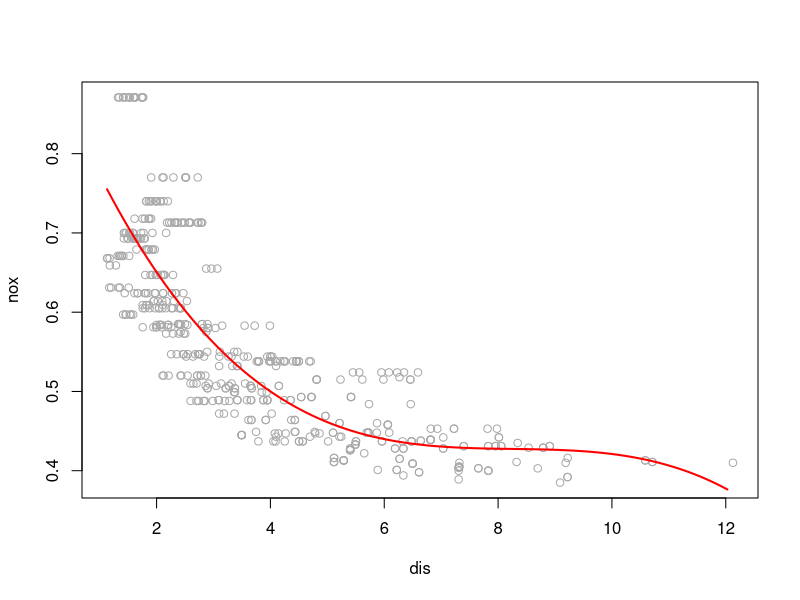
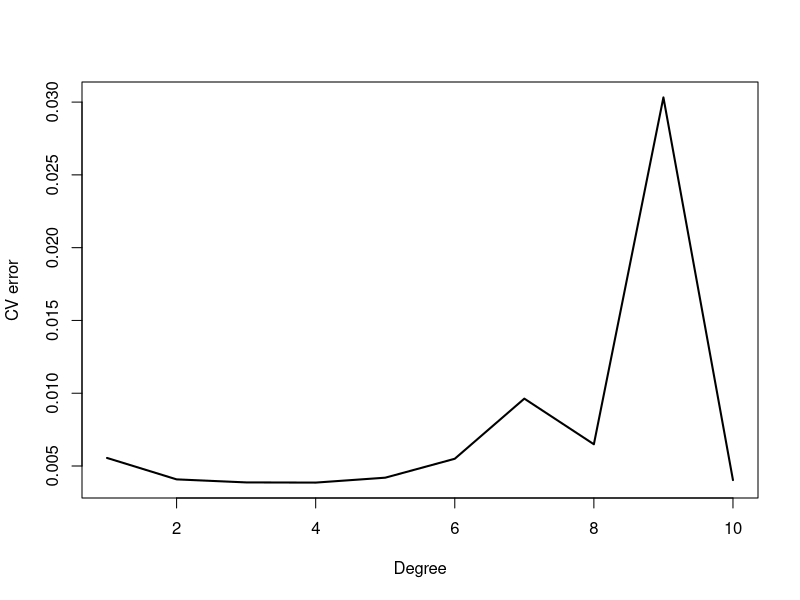
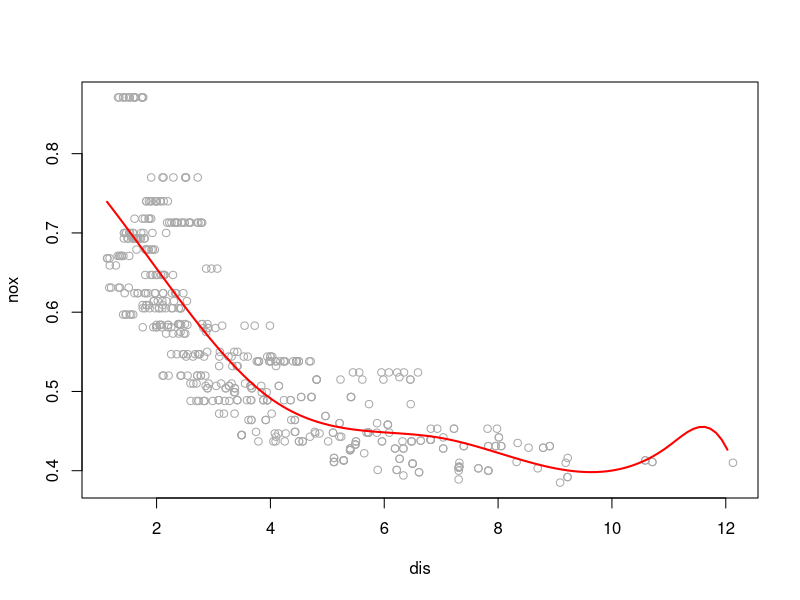
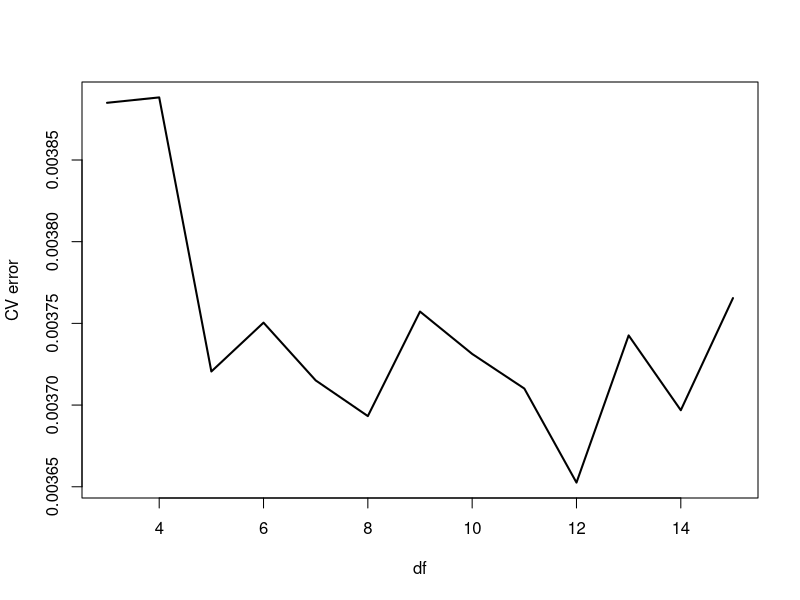

The R script that drew these images, in order:

# remove the objects from global environment
rm(list = ls())

library(MASS)
library(boot)
library(splines)
attach(Boston)
set.seed(1)

############### use cubic polynomial regression to predict nox using dis

lm.fit = lm(nox ~ poly(dis, 3), data = Boston)

summary(lm.fit)
# Summary shows that all polynomial terms are significant while predicting nox using dis

# plot the resulting data and polynomial fits
dis.lim = range(dis)
dis.grid = seq(from = dis.lim[1], to = dis.lim[2], by = 0.1)

lm.pred = predict(lm.fit, list(dis = dis.grid))

plot(nox ~ dis, data = Boston, col = "darkgrey")

lines(dis.grid, lm.pred, col = "red", lwd = 2)
#Plot shows a smooth curve fitting the data fairly well







# calculate RSS for a range of polynomial degrees from 1 to 10

all.rss = rep(NA, 10)

for (i in 1:10) {
  lm.fit = lm(nox ~ poly(dis, i), data = Boston)
  all.rss[i] = sum(lm.fit$residuals^2)
}

# print the result

all.rss
# train RSS monotonically decreases with degree of polynomial,the higher the order of the polynomial model, the better the fit is going to be to the data points in the training set. 








# 10-fold cross validation to pick the best polynomial degree

all.deltas = rep(NA, 10)

for (i in 1:10) {
  glm.fit = glm(nox ~ poly(dis, i), data = Boston)
  
  all.deltas[i] = cv.glm(Boston, glm.fit, K = 10)$delta[2]
  
}

plot(1:10, all.deltas, xlab = "Degree", ylab = "CV error", type = "l", pch = 20, lwd = 2)

# the CV error reduces as we increase degree from 1 to 4, and the starts increasing for higher degrees. We pick 4 as the best polynomial degree







# fit a regression spline to predict nox using dis with 4 df

# dis range from 1 to 13, We split this range in roughly equal 4 intervals and establish knots at [4,7,11]

sp.fit = lm(nox ~ bs(dis, df = 4, knots = c(4, 7, 11)), data = Boston)

summary(sp.fit)
# The summary shows that all terms in spline fit are significant

sp.pred = predict(sp.fit, list(dis = dis.grid))

plot(nox ~ dis, data = Boston, col = "darkgrey")

lines(dis.grid, sp.pred, col = "red", lwd = 2)

# Plot shows that the spline fits data well except at the extreme values of dis






# calculate RSS for a range of df from 3 to 15

all.cv = rep(NA, 15)

for (i in 3:15) {
  lm.fit = lm(nox ~ bs(dis, df = i), data = Boston)
  all.cv[i] = sum(lm.fit$residuals^2)
}

all.cv[-c(1, 2)]
# As expected, train RSS monotonically decreases with degree of polynomial






# 10-fold cross validation to pick the best polynomial degree

all.cv = rep(NA, 15)

for (i in 3:15) {
  lm.fit = glm(nox ~ bs(dis, df = i), data = Boston)
  all.cv[i] = cv.glm(Boston, lm.fit, K = 10)$delta[2]
}

plot(3:15, all.cv[-c(1, 2)], lwd = 2, type = "l", xlab = "df", ylab = "CV error")

# CV error attains minimum at df=12. We pick 12 as the optimal degrees of freedom
